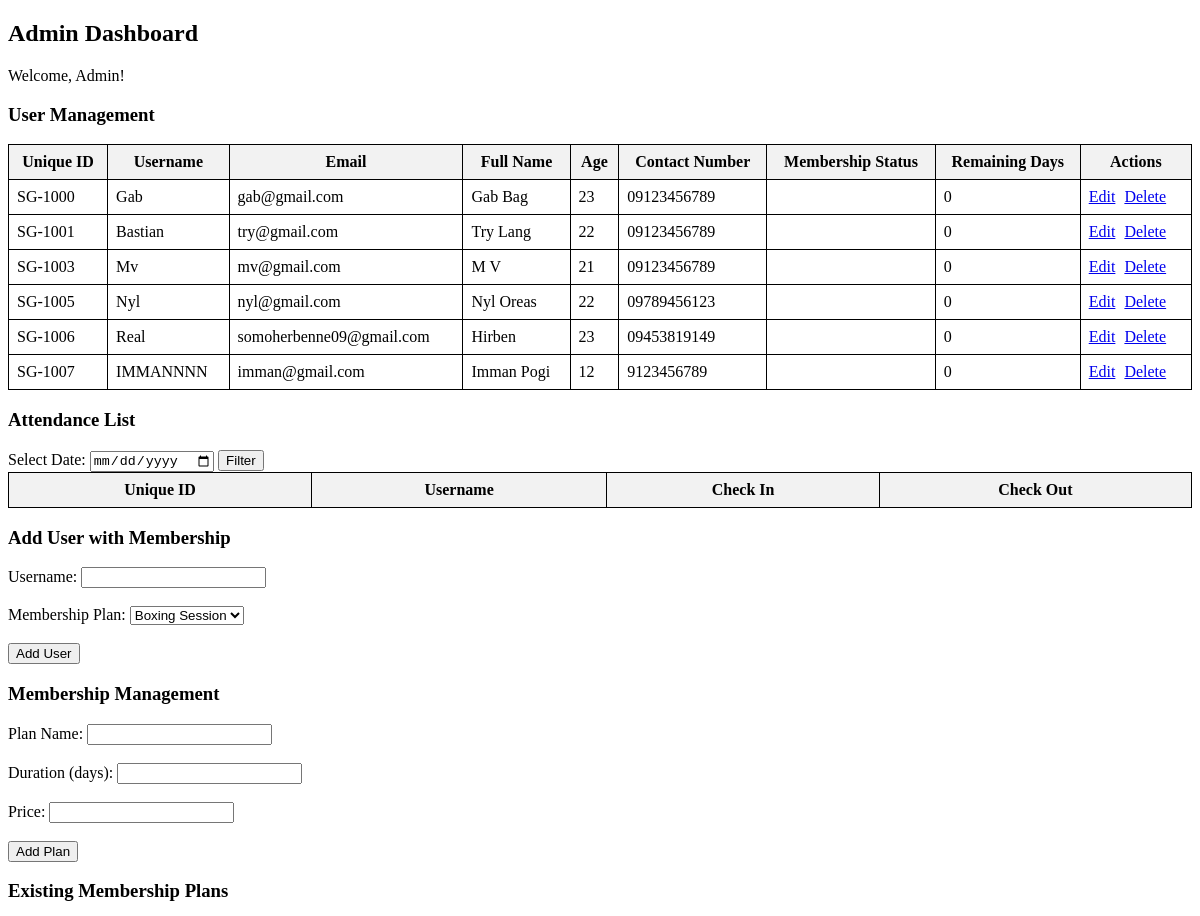
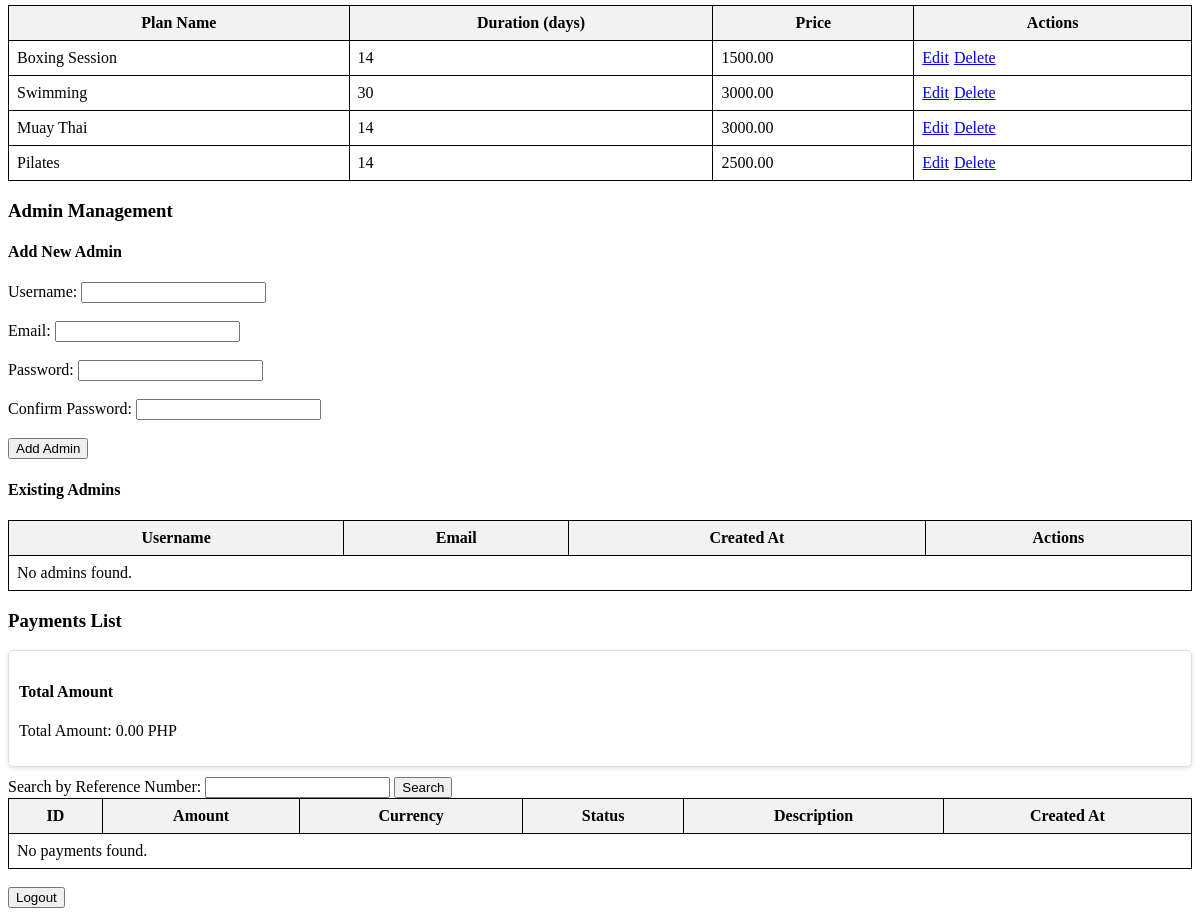
Page /Admin/Dashboard/admin_dashboard_view.php on the committed database (2 pictures, top to bottom).
### tables this page shows
CREATE TABLE `users` (
  `id` int(6) UNSIGNED NOT NULL,
  `unique_id` varchar(10) NOT NULL,
  `username` varchar(30) NOT NULL,
  `email` varchar(50) NOT NULL,
  `password` varchar(255) NOT NULL,
  `full_name` varchar(100) NOT NULL,
  `age` int(3) NOT NULL,
  `contact_number` varchar(15) NOT NULL,
  `profile_picture` varchar(255) DEFAULT NULL,
  `reg_date` timestamp NOT NULL DEFAULT current_timestamp() ON UPDATE current_timestamp()
);

CREATE TABLE `membership_plans` (
  `id` int(11) NOT NULL,
  `gym_id` int(11) NOT NULL,
  `plan_name` varchar(255) NOT NULL,
  `duration` int(11) NOT NULL,
  `price` decimal(10,2) NOT NULL
);

### Admin/Dashboard/admin_dashboard_view.php (the view, shortened to what this page needs)
<?php
include 'db_connection.php';
$user_query = "SELECT * FROM users";
$result = $db_connection->query($user_query);
?>
<!DOCTYPE html>
<html>
<head>
</head>
<body>
    <h2>Admin Dashboard</h2>
    <p>Welcome, Admin!</p>
    <h3>User Management</h3>
    <table>
        <thead>
            <tr>
                <th>Unique ID</th>
                <th>Username</th>
                <th>Email</th>
                <th>Full Name</th>
                <th>Age</th>
                <th>Contact Number</th>
                <th>Membership Status</th>
                <th>Remaining Days</th>
                <th>Actions</th>
            </tr>
        </thead>
        <tbody>
            <?php
            if ($result) {
                while ($row = $result->fetch_assoc()) {
                    $status = $row['membership_status'];
                    $remaining_days = 0;
            ?>
                    <tr>
                        <td><?php echo htmlspecialchars($row['unique_id'] ?? 'N/A'); ?></td>
                        <td><?php echo htmlspecialchars($row['username']); ?></td>
                        <td><?php echo htmlspecialchars($row['email']); ?></td>
                        <td><?php echo htmlspecialchars($row['full_name']); ?></td>
                        <td><?php echo htmlspecialchars($row['age']); ?></td>
                        <td><?php echo htmlspecialchars($row['contact_number']); ?></td>
                        <td><?php echo htmlspecialchars(ucfirst($status)); ?></td>
                        <td><?php echo htmlspecialchars($remaining_days); ?></td>
                        <td class="actions">
                            <a href="edit_user.php?id=<?php echo $row['id']; ?>">Edit</a>
                            <a href="delete_user.php?id=<?php echo $row['id']; ?>">Delete</a>
                        </td>
                    </tr>
            <?php }
            } else {
                echo '<tr><td colspan="9">No users found.</td></tr>';
            }
            ?>
        </tbody>
    </table>
    <h3>Attendance List</h3>
    <form method="get" action="admin_dashboard.php">
        <label for="attendance_date">Select Date:</label>
        <input type="date" id="attendance_date" name="attendance_date">
        <input type="submit" value="Filter">
    </form>
    <table>
        <thead>
            <tr>
                <th>Unique ID</th>
                <th>Username</th>
                <th>Check In</th>
                <th>Check Out</th>
            </tr>
        </thead>
    </table>
    <h3>Add User with Membership</h3>
    <form action="admin_dashboard.php" method="post">
        <label for="username">Username:</label>
        <input type="text" id="username" name="username" required><br><br>
        <label for="membership_plan_id">Membership Plan:</label>
        <select id="membership_plan_id" name="membership_plan_id" required>
            <?php
            $plans_query = "SELECT id, plan_name FROM membership_plans";
            $plans_result = $db_connection->query($plans_query);
            if ($plans_result) {
                while ($plan = $plans_result->fetch_assoc()) {
                    echo '<option value="' . htmlspecialchars($plan['id']) . '">' . htmlspecialchars($plan['plan_name']) . '</option>';
                }
            }
            ?>
        </select><br><br>
        <input type="submit" value="Add User">
    </form>
    <h3>Membership Management</h3>
    <form action="add_membership_plan.php" method="post">
        <label for="plan_name">Plan Name:</label>
        <input type="text" id="plan_name" name="plan_name" required><br><br>
        <label for="duration">Duration (days):</label>
        <input type="number" id="duration" name="duration" required><br><br>
        <label for="price">Price:</label>
        <input type="number" id="price" name="price" step="0.01" required><br><br>
        <input type="submit" value="Add Plan">
    </form>
    <h3>Existing Membership Plans</h3>
    <table>
        <thead>
            <tr>
                <th>Plan Name</th>
                <th>Duration (days)</th>
                <th>Price</th>
                <th>Actions</th>
            </tr>
        </thead>
        <tbody>
            <?php
            $plans_query = "SELECT id, plan_name, duration, price FROM membership_plans";
            $plans_result = $db_connection->query($plans_query);
            if ($plans_result) {
                while ($plan = $plans_result->fetch_assoc()) {
                    echo '<tr>';
                    echo '<td>' . htmlspecialchars($plan['plan_name']) . '</td>';
                    echo '<td>' . htmlspecialchars($plan['duration']) . '</td>';
                    echo '<td>' . htmlspecialchars($plan['price']) . '</td>';
                    echo '<td class="actions">';
                    echo '<a href="edit_membership_plan.php?id=' . $plan['id'] . '">Edit</a>';
                    echo '<a href="delete_membership_plan.php?id=' . $plan['id'] . '">Delete</a>';
                    echo '</td>';
                    echo '</tr>';
                }
            } else {
                echo '<tr><td colspan="4">No membership plans found.</td></tr>';
            }
            ?>
        </tbody>
    </table>
    <h3>Admin Management</h3>
    <form action="admin_dashboard.php" method="post">
        <h4>Add New Admin</h4>
        <label for="admin_username">Username:</label>
        <input type="text" id="admin_username" name="admin_username" required><br><br>
        <label for="admin_email">Email:</label>
        <input type="email" id="admin_email" name="admin_email" required><br><br>
        <label for="admin_password">Password:</label>
        <input type="password" id="admin_password" name="admin_password" required><br><br>
        <label for="admin_password_confirm">Confirm Password:</label>
        <input type="password" id="admin_password_confirm" name="admin_password_confirm" required><br><br>
        <input type="submit" name="add_admin" value="Add Admin">
    </form>
    <h4>Existing Admins</h4>
    <table>
        <thead>
            <tr>
                <th>Username</th>
                <th>Email</th>
                <th>Created At</th>
                <th>Actions</th>
            </tr>
        </thead>
        <tbody>
            <?php
            if (isset($admins_result)) {
                while ($admin = $admins_result->fetch_assoc()) {
            ?>
                    <tr>
                        <td><?php echo htmlspecialchars($admin['username']); ?></td>
                        <td><?php echo htmlspecialchars($admin['email']); ?></td>
                        <td><?php echo htmlspecialchars($admin['created_at']); ?></td>
                        <td>
                            <a href="edit_admin.php?id=<?php echo $admin['id']; ?>">Edit</a>
                            <a href="delete_admin.php?id=<?php echo $admin['id']; ?>" onclick="return confirm('Are you sure you want to delete this admin?');">Delete</a>
                        </td>
                    </tr>
            <?php }
            } else {
                echo '<tr><td colspan="4">No admins found.</td></tr>';
            }
            ?>
        </tbody>
    </table>
    <h3>Payments List</h3>
    <div class="card">
        <h4>Total Amount</h4>
        <?php
        $search_reference = isset($_GET['reference']) ? trim($_GET['reference']) : '';
        $filtered_payments = [];
        $total_amount = 0;
        echo '<p>Total Amount: ' . htmlspecialchars(number_format($total_amount / 100, 2)) . ' PHP</p>';
        ?>
    </div>
    <form method="GET">
        <label for="reference">Search by Reference Number:</label>
        <input type="text" id="reference" name="reference" value="<?php echo htmlspecialchars($search_reference); ?>">
        <button type="submit">Search</button>
    </form>
    <table>
        <thead>
            <tr>
                <th>ID</th>
                <th>Amount</th>
                <th>Currency</th>
                <th>Status</th>
                <th>Description</th>
                <th>Created At</th>
            </tr>
        </thead>
        <tbody>
            <?php
            if (!empty($filtered_payments)) {
                foreach ($filtered_payments as $payment) {
                    $amount_in_dollars = $payment['attributes']['amount'] / 100;
                    echo '<tr>';
                    echo '<td>' . htmlspecialchars($payment['id']) . '</td>';
                    echo '<td>' . htmlspecialchars(number_format($amount_in_dollars, 2)) . '</td>';
                    echo '<td>' . htmlspecialchars($payment['attributes']['currency']) . '</td>';
                    echo '<td>' . htmlspecialchars($payment['attributes']['status']) . '</td>';
                    echo '<td>' . htmlspecialchars($payment['attributes']['description']) . '</td>';
                    echo '<td>' . htmlspecialchars(date('Y-m-d H:i:s', strtotime($payment['attributes']['created_at']))) . '</td>';
                    echo '</tr>';
                }
            } else {
                echo '<tr><td colspan="6">No payments found.</td></tr>';
            }
            ?>
        </tbody>
    </table>
    <br>
    <form action="../admin_logout.php" method="post">
        <input type="submit" value="Logout">
    </form>
</body>
</html>

### Admin/Dashboard/admin_dashboard_view.php (style rules this page uses)
table { width: 100%; border-collapse: collapse; }
table, th, td { border: 1px solid black; padding: 8px; }
th { background-color: #f2f2f2; }
td { text-align: left; }
.actions { white-space: nowrap; }
.actions a { margin-right: 5px; }
.card { border: 1px solid #ddd; padding: 10px; margin: 10px 0; border-radius: 5px; box-shadow: 0 2px 4px rgba(0, 0, 0, 0.1); }

### rows in the picture
users: unique "SG-1000", username "Gab", email "gab@gmail.com", full_name "Gab Bag", age "23", contact_number "09123456789", remaining_days "0"
users: unique "SG-1001", username "Bastian", email "try@gmail.com", full_name "Try Lang", age "22", contact_number "09123456789", remaining_days "0"
users: unique "SG-1003", username "Mv", email "mv@gmail.com", full_name "M V", age "21", contact_number "09123456789", remaining_days "0"
users: unique "SG-1005", username "Nyl", email "nyl@gmail.com", full_name "Nyl Oreas", age "22", contact_number "09789456123", remaining_days "0"
users: unique "SG-1006", username "Real", email "somoherbenne09@gmail.com", full_name "Hirben", age "23", contact_number "09453819149", remaining_days "0"
users: unique "SG-1007", username "IMMANNNN", email "imman@gmail.com", full_name "Imman Pogi", age "12", contact_number "9123456789", remaining_days "0"
membership_plans: plan_name "Boxing Session", duration "14", price "1500.00"
membership_plans: plan_name "Swimming", duration "30", price "3000.00"
membership_plans: plan_name "Muay Thai", duration "14", price "3000.00"
membership_plans: plan_name "Pilates", duration "14", price "2500.00"

### other values in the picture
$total_amount / 100 "0.00"
form field membership_plan_id "Boxing Session"
